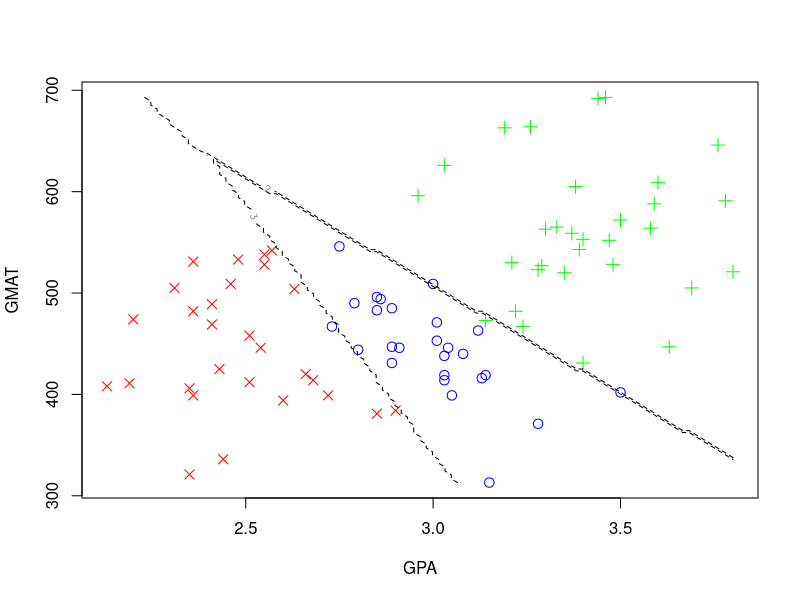

Write R code to recreate this figure.
# Admissions data: logistic regression (3 classes)
# WJW 2014

# Get data
admiss <- read.table("T11-6.DAT", header=FALSE)
colnames(admiss) <- c("GPA", "GMAT", "y")
head(admiss)

# Logistic regression using multinom in nnet
library(nnet)
admiss.logistic <- multinom(y ~ GPA + GMAT, data = admiss, maxit = 10000)
print(summary(admiss.logistic))

# Compute estimated probabilities on a grid of GPA and GMAT
GPA.range <- range(admiss$GPA)
GMAT.range <- range(admiss$GMAT)
x <- expand.grid(GPA = seq(GPA.range[1], GPA.range[2], length = 101),
     GMAT = seq(GMAT.range[1], GMAT.range[2], length = 101))
z <- predict(admiss.logistic, newdata = x)

# Plot data again and add contour plot of class boundaries
plot(GMAT ~ GPA, data = admiss, pch = c(3, 4, 21)[y], 
   cex = 1.25, col = c("green", "red", "blue")[y])
z <- matrix(z, nrow = 101, ncol = 101, byrow = F)
# Contour plot of *class labels* gives the class boundaries
contour(x = unique(x[, 1]), y = unique(x[, 2]), z, 
   levels = c(1, 2, 3), lty = 2, add = T)




